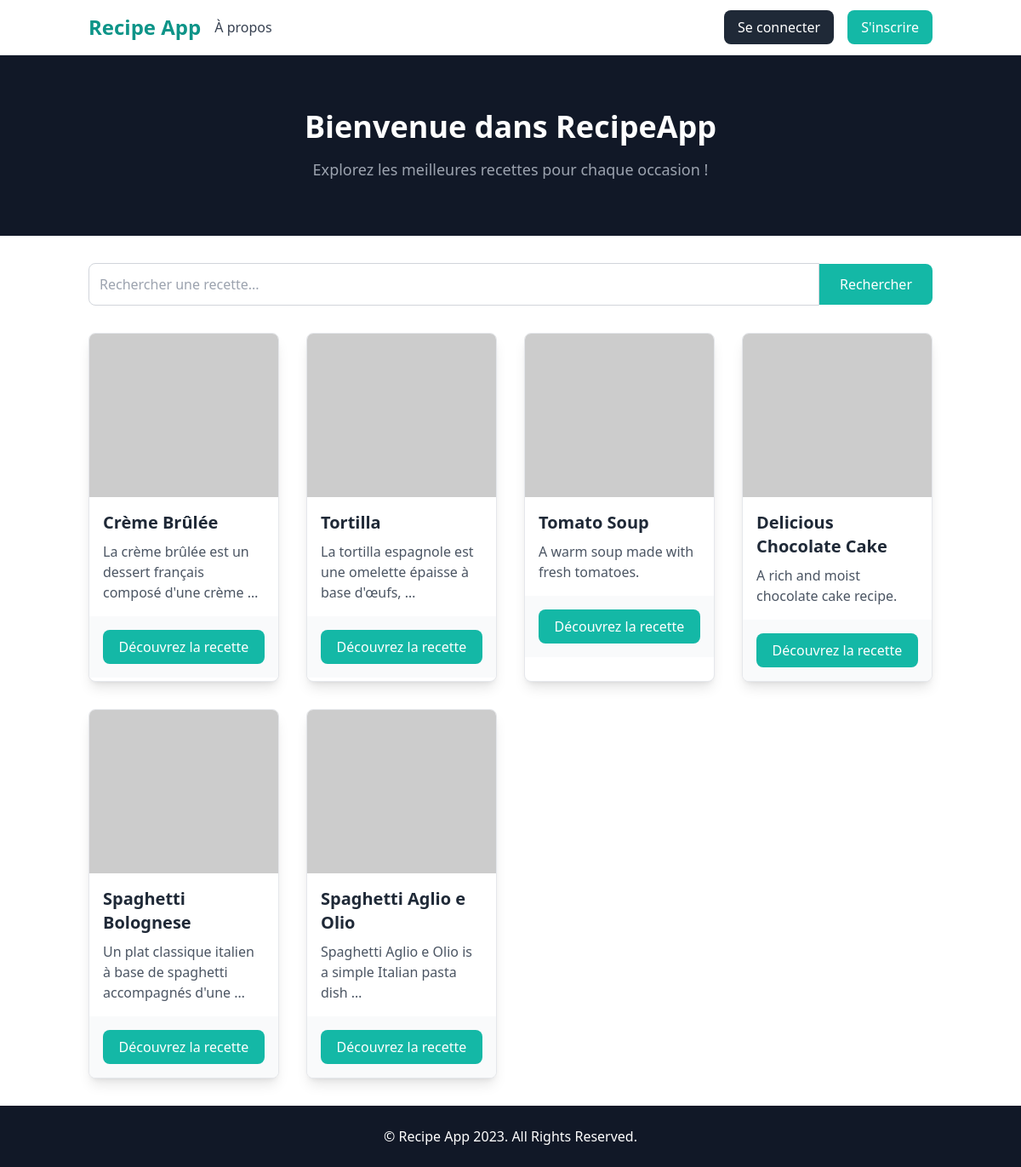
The app's page /recipes/ with its own data.
### recipes/models.py (models this page shows, shortened)
class Recipe(models.Model):
    title = models.CharField(max_length=200)
    description = models.TextField()
    user = models.ForeignKey(User, on_delete=models.SET_NULL, null=True, blank=True)
    instructions = models.TextField()

### recipes/views.py (the view)
# urls.py: path('',recipes.views.index,name='recipes'),
def index(request):
    template = loader.get_template("./recipes/index.html")
    recettes = Recipe.objects.all()
    return HttpResponse(template.render(request=request,context={"recettes":recettes}))

### recipes/templates/recipes/index.html (shortened to what this page needs)
<!DOCTYPE html>
<html lang="en">
<head>
    <script src="https://cdn.tailwindcss.com"></script>
</head>
<body class="font-sans antialiased">
    <nav class="bg-white border-b border-gray-200">
        <div class="container mx-auto px-4 py-3 flex justify-between items-center">
            <div class="flex items-center space-x-4">
                <a href="#" class="text-2xl font-semibold text-teal-600">Recipe App</a>
                <a href="#" class="text-gray-700 hover:text-teal-600">À propos</a>
            </div>
            <div class="flex items-center space-x-4">
                {% if user.is_authenticated %}
                    <p class="text-gray-700">Bonjour, <span class="font-bold">{{ user.username }}</span></p>
                    <a href="{% url 'profile' %}" class="bg-teal-500 text-white hover:bg-teal-600 px-4 py-2 rounded-lg">Profile</a>
                {% else %}
                    <a href="{% url 'login' %}" class="bg-gray-800 text-white hover:bg-gray-900 px-4 py-2 rounded-lg">Se connecter</a>
                    <a href="{% url 'signup' %}" class="bg-teal-500 text-white hover:bg-teal-600 px-4 py-2 rounded-lg">S'inscrire</a>
                {% endif %}
            </div>
        </div>
    </nav>
    <header class="bg-gray-900 py-16">
        <div class="container mx-auto text-center text-white">
            <h1 class="text-4xl font-bold">Bienvenue dans RecipeApp</h1>
            <p class="text-lg mt-4 text-gray-400">Explorez les meilleures recettes pour chaque occasion !</p>
        </div>
    </header>
    <section class="mt-8">
        <div class="container mx-auto px-4">
            <div class="flex items-center">
                <input type="text" placeholder="Rechercher une recette..." class="flex-1 border border-gray-300 p-3 rounded-l-lg focus:outline-none">
                <button class="bg-teal-500 text-white hover:bg-teal-600 px-6 py-3 rounded-r-lg">Rechercher</button>
            </div>
        </div>
    </section>
    <section class="py-8">
        <div class="container mx-auto px-4">
            <div class="grid grid-cols-1 md:grid-cols-2 lg:grid-cols-4 gap-8">
                {% for recette in recettes %}
                <div class="bg-white border border-gray-200 rounded-lg shadow-lg overflow-hidden hover:scale-105 transform transition">
                    <img src="https://dummyimage.com/450x300/dee2e6/6c757d.jpg" alt="{{ recette.title }}" class="w-full h-48 object-cover">
                    <div class="p-4">
                        <h2 class="text-xl font-semibold text-gray-800">{{ recette.title }}</h2>
                        <p class="text-gray-600 mt-2">{{ recette.description|truncatewords:10 }}</p>
                    </div>
                    <div class="p-4 bg-gray-50">
                        <a href="{% url 'recette_info' recette.title%}" class="bg-teal-500 text-white hover:bg-teal-600 px-4 py-2 block text-center rounded-lg">Découvrez la recette</a>
                    </div>
                </div>
                {% endfor %}
            </div>
        </div>
    </section>
    <footer class="bg-gray-900 py-6">
        <div class="container mx-auto text-center text-white">
            <p>&copy; Recipe App 2023. All Rights Reserved.</p>
        </div>
    </footer>
</body>
</html>

### records on screen
Recipe: title "Crème Brûlée", description "La crème brûlée est un dessert français composé d'une crème …"
Recipe: title "Tortilla", description "La tortilla espagnole est une omelette épaisse à base d'œufs, …"
Recipe: title "Tomato Soup", description "A warm soup made with fresh tomatoes."
Recipe: title "Delicious Chocolate Cake", description "A rich and moist chocolate cake recipe."
Recipe: title "Spaghetti Bolognese", description "Un plat classique italien à base de spaghetti accompagnés d'une …"
Recipe: title "Spaghetti Aglio e Olio", description "Spaghetti Aglio e Olio is a simple Italian pasta dish …"
